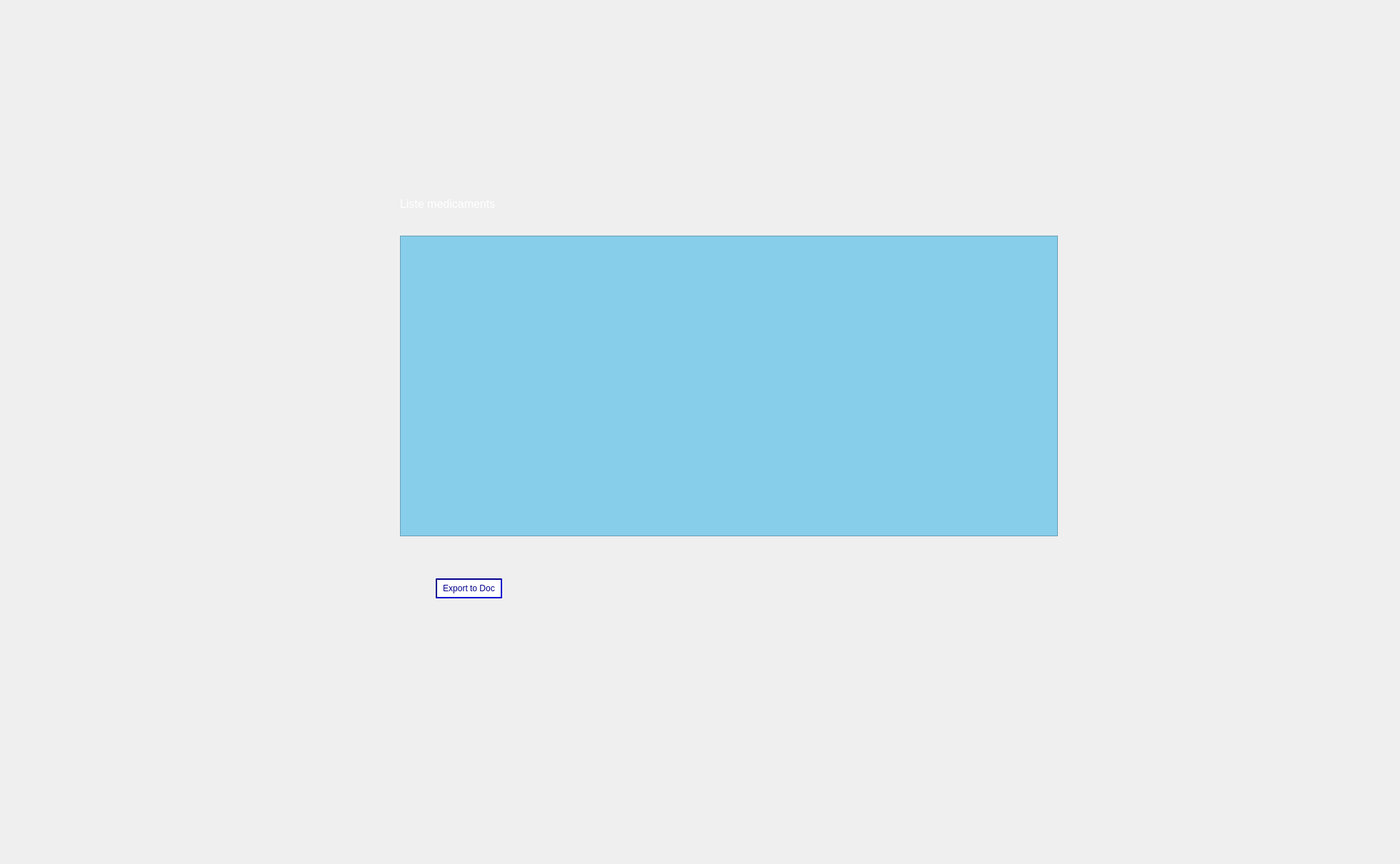
      <widget class="QWidget" name="tab_4">
       <attribute name="title">
        <string>Afficher medicaments</string>
       </attribute>
       <widget class="QLabel" name="label_9">
        <property name="geometry">
         <rect>
          <x>0</x>
          <y>-10</y>
          <width>1951</width>
          <height>1201</height>
         </rect>
        </property>
        <property name="text">
         <string/>
        </property>
        <property name="pixmap">
         <pixmap>../Desktop/2A/Projet_C++/smart.jpg</pixmap>
        </property>
       </widget>
       <widget class="QTableView" name="table_medicament">
        <property name="geometry">
         <rect>
          <x>560</x>
          <y>330</y>
          <width>921</width>
          <height>421</height>
         </rect>
        </property>
        <property name="styleSheet">
         <string notr="true">background-color:skyblue;</string>
        </property>
       </widget>
       <widget class="QLabel" name="label_10">
        <property name="geometry">
         <rect>
          <x>560</x>
          <y>260</y>
          <width>221</width>
          <height>51</height>
         </rect>
        </property>
        <property name="font">
         <font>
          <pointsize>12</pointsize>
         </font>
        </property>
        <property name="styleSheet">
         <string notr="true">color:white</string>
        </property>
        <property name="text">
         <string>Liste medicaments</string>
        </property>
       </widget>
       <widget class="QPushButton" name="export_to_doc">
        <property name="geometry">
         <rect>
          <x>610</x>
          <y>810</y>
          <width>93</width>
          <height>28</height>
         </rect>
        </property>
        <property name="styleSheet">
         <string notr="true">color:darkblue ;
border-color:darkblue ;
border-style:solid;
border-width:2px;
background:white;
border-style: inset;</string>
        </property>
        <property name="text">
         <string>Export to Doc</string>
        </property>
       </widget>
      </widget>
